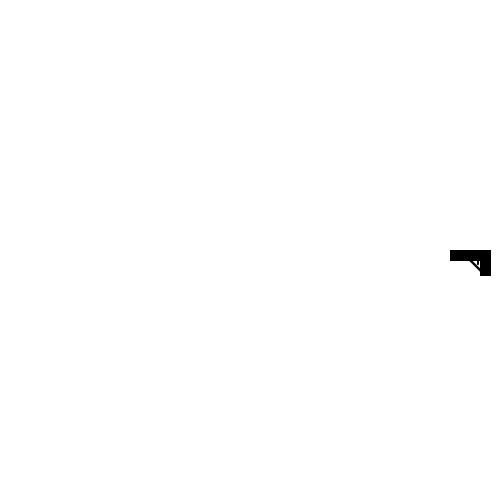
Frame 1 (no input)
Frame 60 (the mouse pressed at the canvas centre just before this capture): identical to frame 1, image omitted
Frame 120 (the mouse held since frame 60 and released just before this capture): identical to frame 1, image omitted

The Processing sketch that drew this single still picture (run headless with seeded random() and noise(); from frame 60 on, the mouse is pressed at the canvas centre):

// Processing sketch: processing_116632
// ── processing_116632.pde

Bullet bullet1;
 boolean go = false;

 
 void setup(){
   size(500,500);
   
   bullet1 = new Bullet(  color(30),  width-30,  height/2+5,  -40, 8);
   
 }
 
 void draw(){
   background(255);
   
   
   if(keyPressed){
     go = true;
     fill(255,255,0);
     ellipse ( width-60,height/2+5,25,25);
   }
   
   
   if(go == true){
     
   bullet1.move();
   bullet1.display();
   }
   
   gun();
 
   
   
 }
 
 class Bullet{
   color c;
   float xpos;
   float ypos;
   float bSize;
   float xspeed;
    
   Bullet(color tempC, float tempXpos,float tempYpos, float tempXspeed, float tempBsize) {
     c = tempC;
     xpos = tempXpos;
     ypos = tempYpos;
     xspeed = tempXspeed;
     bSize = tempBsize;
   }
   
   void display(){
     
     fill(c);
     ellipse(xpos,ypos,2*bSize,bSize);
   }
   
   void move(){
     xpos=xpos+xspeed;
     if (xpos > width){
       xpos = 0;
   }
   
  
   if (xpos < 0){
     xpos = width-30;
     go = false;
     
       
     }
     
   
   }
 
 
 
 }
 
 
 void gun(){
   int y = height;
   
   fill(0); // black gun color
   rect(width-50, y/2, 40,10); // barrel
   rect(width-20, y/2, 10,25); // grip
   //Possible suggestion for trigger guard: use quad() instead of draw three lines
   line(width-30, y/2+10, width-20, y/2+20); // fill of trigger guard
   line(width-31, y/2+10, width-20, y/2+21); // low part of trigger guard
   line(width-29, y/2+10, width-20, y/2+19); // high part of trigger guard
   
   //'Nother suggestion: since the trigger has width, might want to use rect()
   line(width-23, y/2+10, width-23, y/2+14); //left side of trigger
   line(width-22, y/2+10, width-22, y/2+14);// right side of trigger
   
   if (keyPressed) {
     if (key == CODED) {
       if (keyCode == UP) {
         y -= 1;
       }
     }    
     if (key == CODED) {
       if (keyCode == DOWN) {
         y += 1;
       }
     }
   }
 }
